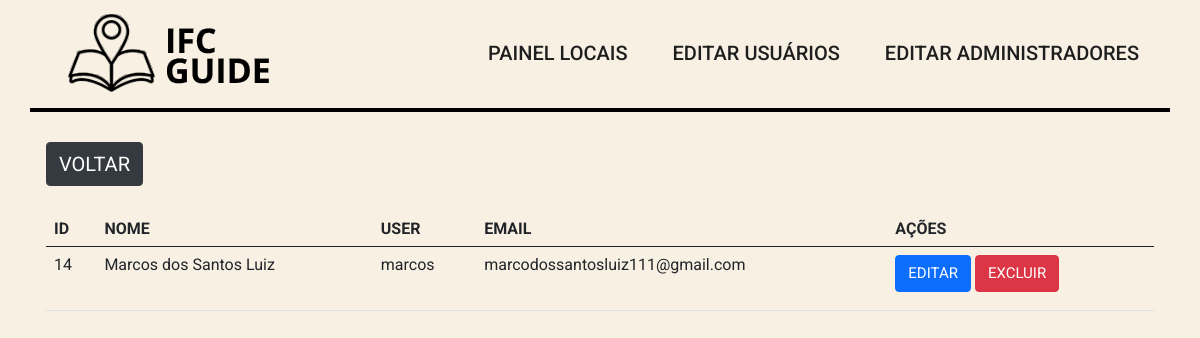
Screenshot of /views/painel-users.php (signed in) with the database file from the repository.
### tables this page shows
CREATE TABLE `usuario` (
  `nome` varchar(100) NOT NULL,
  `user` varchar(50) NOT NULL,
  `email` varchar(100) NOT NULL,
  `senha` varchar(250) NOT NULL,
  `id` int(11) NOT NULL AUTO_INCREMENT,
  `admuser` tinyint(1) NOT NULL DEFAULT 0,
  PRIMARY KEY (`id`),
  UNIQUE KEY `nome` (`nome`),
  UNIQUE KEY `user` (`user`),
  UNIQUE KEY `email` (`email`)
);

### php/getusers.php (called while the page is built, shortened)
<?php
require('../php/config.php');
$id = $_SESSION['id'];
if ($id) {
    $sql = $pdo->prepare('SELECT * FROM usuario WHERE id = :id');
    $sql->bindValue('id', $id);
    $sql->execute();
}
$sql = $pdo->query("SELECT * FROM usuario");
if ($sql->rowCount() > 0) {
    $infoall = $sql->fetchAll(PDO::FETCH_ASSOC);
}

### views/painel-users.php (the view, shortened to what this page needs)
<?php
require('../php/config.php');
require('../php/getusers.php');
require('header.php');
?>
<!DOCTYPE html>
<html lang="pt-br">
<head>
  <link rel="stylesheet" href="../assets/css/main.css" />
</head>
<body>
  <div class="container">
    <a class="back-button btn btn-dark" href="home.php">Voltar</a>
    <table class="table table-responsive table-hover ">
      <thead>
        <tr>
          <th scope="col">id</th>
          <th scope="col">Nome</th>
          <th scope="col">User</th>
          <th scope="col">Email</th>
          <th scope="col">Ações</th>
        </tr>
      </thead>
      <tbody>
        <?php foreach ($infoall as $info) : ?>
          <tr>
            <td><?php echo $info['id']; ?></td>
            <td><?php echo $info['nome']; ?></td>
            <td><?php echo $info['user']; ?></td>
            <td><?php echo $info['email']; ?></td>
            <td>
              <a class="table-button btn btn-primary" href="adm-editar-users.php?id=<?= $info['id']; ?>">Editar</a>
              <a class="table-button btn btn-danger" href="../php/admin-deleteuser.php?id=<?= $info['id']; ?>" onclick="return confirm('Tem certeza que deseja excluir?')">Excluir</a>
            </td>
          </tr>
      </tbody>
    <?php endforeach; ?>
    </table>
  </div>
</body>
</html>

### assets/css/config.css (style rules this page uses)
:root { --primary: #2f9e41; --secondary: #C90C0F; --tertiary: #1E1E1E; --tertiary-light: #1f1a2b; }

### assets/css/global.css (style rules this page uses)
body, html { font-family: "Roboto", sans-serif; box-sizing: border-box; margin: 0px; padding: 0px; background-color: #F8F0E3; }
.back-button { margin-bottom: 25px; font-size: 20px; text-transform: uppercase; }
.table-button { margin-bottom: 10px; font-size: 15px; text-transform: uppercase; }
table th { text-transform: uppercase; }

### rows the page displays
usuario: id "14", nome "Marcos dos Santos Luiz", user "marcos", email "marcodossantosluiz111@gmail.com"
